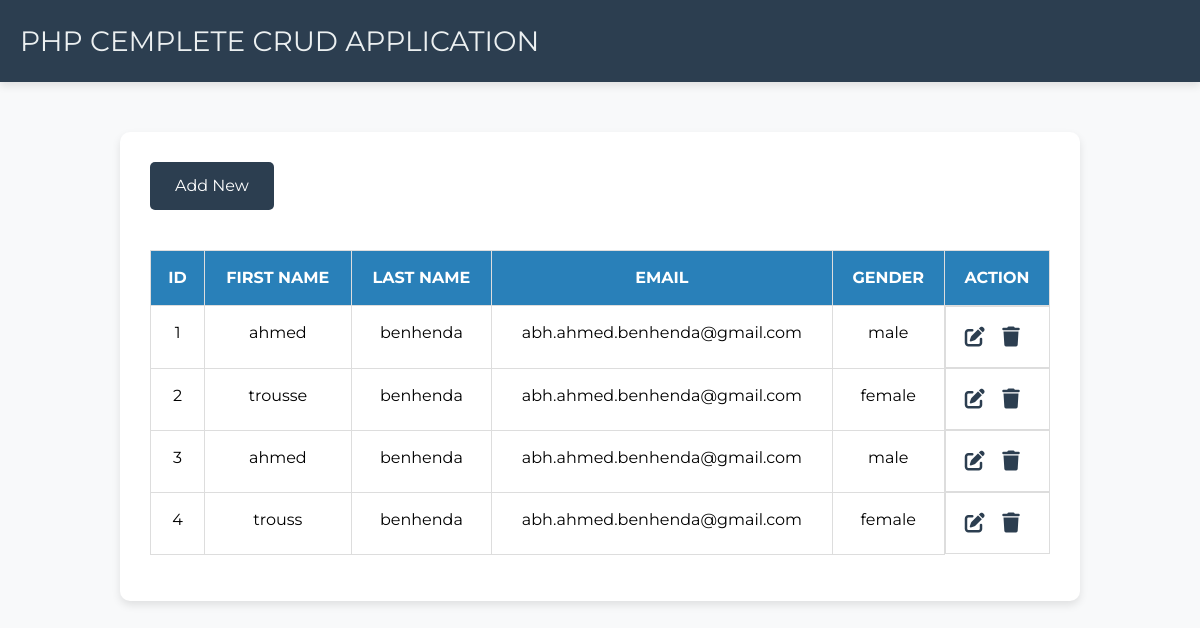
/php/index.php, run on the app's committed database.
### tables this page shows
CREATE TABLE `crud` (
  `id` int(11) NOT NULL,
  `first_name` varchar(20) NOT NULL,
  `last_name` varchar(20) NOT NULL,
  `email` varchar(100) NOT NULL,
  `gender` varchar(100) NOT NULL
);

### php/index.php (the view, shortened to what this page needs)
<!DOCTYPE html>
<html lang="en">
<head>
    <link href="https://cdn.jsdelivr.net/npm/bootstrap@5.3.3/dist/css/bootstrap.min.css" rel="stylesheet">
    <link rel="stylesheet" href="https://cdnjs.cloudflare.com/ajax/libs/font-awesome/6.6.0/css/all.min.css" />
    <link rel="stylesheet" href="../CSS/index.css">
</head>
<body>
    <nav class="navbar">
        PHP Cemplete CRUD Application
    </nav>
    <div class="container">
        <a href="add_new.php" class="btn">Add New</a>
        <table class="table">
            <thead>
                <tr>
                    <th scope="col">ID</th>
                    <th scope="col">First Name</th>
                    <th scope="col">Last Name</th>
                    <th scope="col">Email</th>
                    <th scope="col">Gender</th>
                    <th scope="col">Action</th>
                </tr>
            </thead>
            <tbody>
                <?php
                include "config.php";
                  $sql = "SELECT * FROM `crud`";
                  $result = mysqli_query($conn,$sql);
                  while ($row = mysqli_fetch_assoc($result)) {
                    ?>
                    <tr>
                        <td><?php echo $row['id'] ?></td>
                        <td><?php echo $row['first_name'] ?></td>
                        <td><?php echo $row['last_name'] ?></td>
                        <td><?php echo $row['email'] ?></td>
                        <td><?php echo $row['gender'] ?></td>
                        <td class="links">
                        <a href="edit.php?id=<?php echo $row['id'] ?>" class="link"><i class="fa-solid fa-pen-to-square"></i></a>
                        <a href="delete.php?id=<?php echo $row['id'] ?>" class="link"><i class="fa-solid fa-trash"></i></a>
                        </td>
                    </tr>
                    <?php
                  }
                ?>
            </tbody>
        </table>
    </div>
</body>
</html>

### CSS/index.css (style rules this page uses)
body { font-family: 'Montserrat', sans-serif; background-color: #f8f9fa; margin: 0; padding: 0; display: flex; flex-direction: column; align-items: center; }
.navbar { background-color: #2c3e50; color: #ecf0f1; text-align: center; padding: 20px; font-size: 28px; width: 100%; box-shadow: 0 4px 8px rgba(0, 0, 0, 0.1); text-transform: uppercase; }
.container { width: 80%; margin: 50px auto; background-color: #ffffff; padding: 30px; border-radius: 10px; box-shadow: 0 4px 8px rgba(0, 0, 0, 0.1); }
.btn { display: inline-block; padding: 12px 25px; color: #ffffff; background-color: #2c3e50; border: none; border-radius: 5px; text-decoration: none; font-size: 16px; cursor: pointer; transition: background-color 0.3s ease; margin-bottom: 20px; }
.table { width: 100%; border-collapse: collapse; margin-top: 20px; }
.table th, .table td { border: 1px solid #dddddd; padding: 15px; text-align: center; }
.table th { background-color: #2980b9; color: #ffffff; text-transform: uppercase; }
.table tbody tr:nth-child(even) { background-color: #f9f9f9; }
td.links { display: flex; justify-content: space-around; }
.link { color: #2c3e50; text-decoration: none; font-size: 20px; margin-right: 10px; transition: color 0.3s ease; }

### data on the page
crud: id "1", first_name "ahmed", last_name "benhenda", email "abh.ahmed.benhenda@gmail.com", gender "male"
crud: id "2", first_name "trousse", last_name "benhenda", email "abh.ahmed.benhenda@gmail.com", gender "female"
crud: id "3", first_name "ahmed", last_name "benhenda", email "abh.ahmed.benhenda@gmail.com", gender "male"
crud: id "4", first_name "trouss", last_name "benhenda", email "abh.ahmed.benhenda@gmail.com", gender "female"
